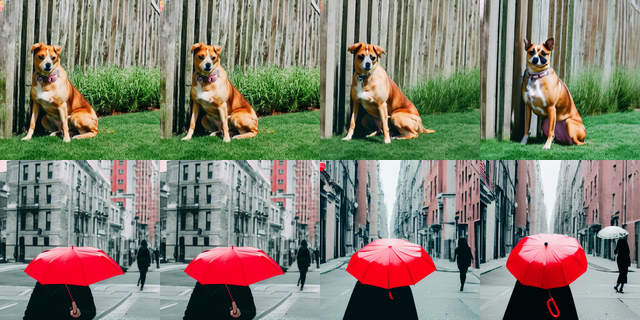
#> input picture quarter2/sd_dof_masked/results/smoke/lora_examples.png, 640 x 320 px
$ python -i realbokeh40.py   (imports and definitions only)
#> lines starting #> are read from the running program, lines starting #| are printed output that depends on the picture
"""Round 40 stage 1: RealBokeh real-photo control (Seizinger et al. 2025; test split, 3 MP).

Each test scene has an f/22 source capture and real captures at f/2.0 plus a few randomly chosen apertures. The
scene-aperture pairs are selected from the actual metadata (frozen rule):
  candidates  scenes whose targets include f/2.0 AND at least one aperture in [4.0, 8.0]
  sample      25 candidates, numpy RandomState(0) without replacement; the first 5 are calibration (dev) scenes,
              the other 20 test scenes
  targets     f/2.0 and the available aperture in [4.0, 8.0] closest to 5.6
Images are centre-cropped to 4:3 (orientation kept) and resized (Lanczos) to 1024x768 / 768x1024.
usage: python realbokeh40.py <data root>   -> <root>/input/rb_<id>.png, <root>/targets/rb_<id>_f<av>.png, realbokeh40.json
"""
import glob
import json
import os
import sys

import numpy as np
from huggingface_hub import snapshot_download
from PIL import Image

ROOT = sys.argv[1]
SMOKE = os.environ.get("SMOKE", "0") == "1"
REPO = "timseizinger/RealBokeh_3MP"
# [2 lines not run here, left out]
# [1 line that did not run here, left out]
# [1 line not run here, left out]
# [1 line that did not run here, left out]
# [1 line not run here, left out]
# [1 line that did not run here, left out]
sel = []
# [5 lines not run here, left out]
if SMOKE:
    sel = sel[:2]
pats = [f"test/{s['source']}" for s in sel] + [f"test/{f}" for s in sel for f in s["files"].values()]
# [1 line that did not run here, left out]


def prep(path):
    im = Image.open(path).convert("RGB")
#> im is the input picture: PIL image 640x320 RGB; mean R, G, B 127.8, 126.5, 112.5
    w, h = im.size
#> w = 640; h = 320
    land = w >= h
#> land = True
    tw, th = (4, 3) if land else (3, 4)
#> tw = 4; th = 3
    if w * th > h * tw:
        nw = h * tw // th
#> nw = 426
        im = im.crop(((w - nw) // 2, 0, (w - nw) // 2 + nw, h))
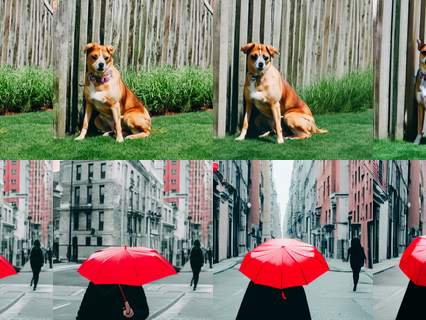
#> im: PIL image 426x320 RGB; mean R, G, B 125.8, 126.5, 112.5
    else:
        nh = w * th // tw
        im = im.crop((0, (h - nh) // 2, w, (h - nh) // 2 + nh))
    return im.resize((1024, 768) if land else (768, 1024), resample=Image.LANCZOS)
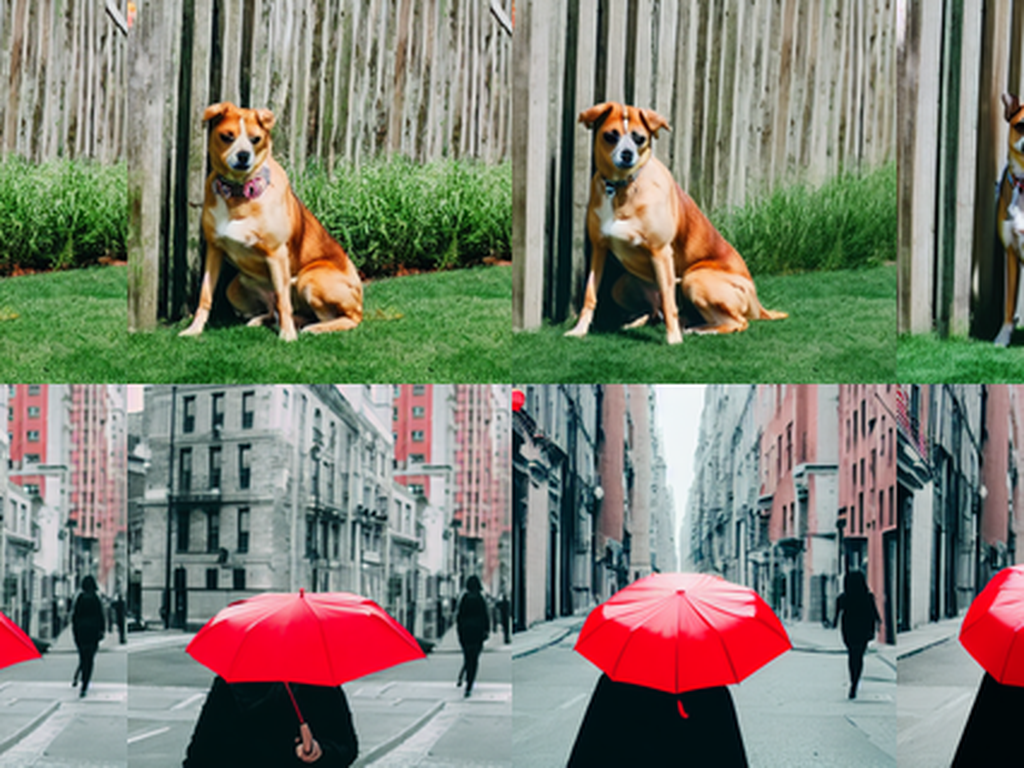
#> returned value: PIL image 1024x768 RGB; mean R, G, B 125.8, 126.6, 112.5


# [7 lines not run here, left out]

>>> result = prep('../sd_dof_masked/results/smoke/lora_examples.png')
